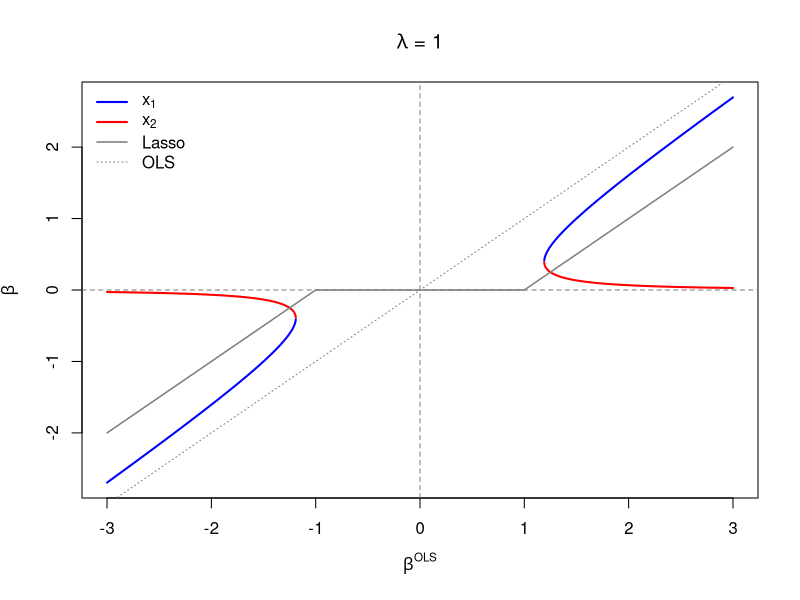

Recreate this plot in R.
blasso <- function(bols, lam) {
  sign(bols) * max(abs(bols) - lam, 0)
}
bQTop <- function(b, lam) {
  bsign <- sign(b)
  b <- complex(real = abs(b))
  lam <- complex(real = lam)
  I <- complex(real = 0, imaginary = 1)
  
  term1 <-  2 * b / 3
  term2 <- -(1 - I * sqrt(3)) * b^2 / (3 * (-8 * b^3 + 27 * lam^2 + 3 * sqrt(3) * sqrt(-16 * b^3 * lam^2 + 27 * lam^4))^(1/3))
  term3 <- -1/12 * (1 + I * sqrt(3)) * (-8 * b^3 + 27 * lam^2 + 3 * sqrt(3) * sqrt(-16 * b^3 * lam^2 + 27 * lam^4))^(1/3)
  
  x <- term1 + term2 + term3
  
  if (abs(Im(x)) > 1e-3) {
    return (NaN)
  } else {
    return (bsign * x)
  }
}
bQBottom <- function(b, lam) {
  bsign <- sign(b)
  b <- complex(real = abs(b))
  lam <- complex(real = lam)
  I <- complex(real = 0, imaginary = 1)
  
  term1 <-  2 * b / 3
  term2 <- -(1 + I * sqrt(3)) * b^2 / (3 * (-8 * b^3 + 27 * lam^2 + 3 * sqrt(3) * sqrt(-16 * b^3 * lam^2 + 27 * lam^4))^(1/3))
  term3 <- -1/12 * (1 - I * sqrt(3)) * (-8 * b^3 + 27 * lam^2 + 3 * sqrt(3) * sqrt(-16 * b^3 * lam^2 + 27 * lam^4))^(1/3)
  
  x <- term1 + term2 + term3
  
  if (abs(Im(x)) > 1e-3) {
    return (NaN)
  } else {
    return (bsign * x)
  }
}

lam <- 1
bmax <- 3
b <- seq(-bmax, bmax, length.out = 1e4)
b2 <- b # hacky solution to plot x ~ x

bQT <- sapply(b, FUN = function(b) bQTop(b, lam))
bQB <- sapply(b, FUN = function(b) bQBottom(b, lam))
bL <- sapply(b, FUN = function(b) blasso(b, lam))

plot(Re(bQT) ~ b, type = 'l',
     xlab = expression(beta^OLS),
     ylab = expression(beta),
     xlim = c(-bmax, bmax),
     ylim = c(-max(Re(bQT), na.rm = T), max(Re(bQT), na.rm = T)),
     lwd = 2, col = 'blue',
     main = substitute(
       paste(lambda, " = ", lam),
       list(lam = lam)))
lines(Re(bQB) ~ b, lwd = 2, col = 'red')
abline(h = 0, col = 'gray50', lty = 'dashed')
abline(v = 0, col = 'gray50', lty = 'dashed')
lines(b ~ b2, col = 'gray50', lty = 'dotted')
lines(bL ~ b, col = 'gray50', lwd = 1.5)
legend("topleft", legend = c(expression(x[1]), expression(x[2]), "Lasso", "OLS"), 
       bty = 'n', col = c("blue", "red", "gray50", "gray50"), 
       lty = c("solid", "solid", "solid", "dotted"), seg.len = 2, lwd = c(2, 2, 1.5, 1))










